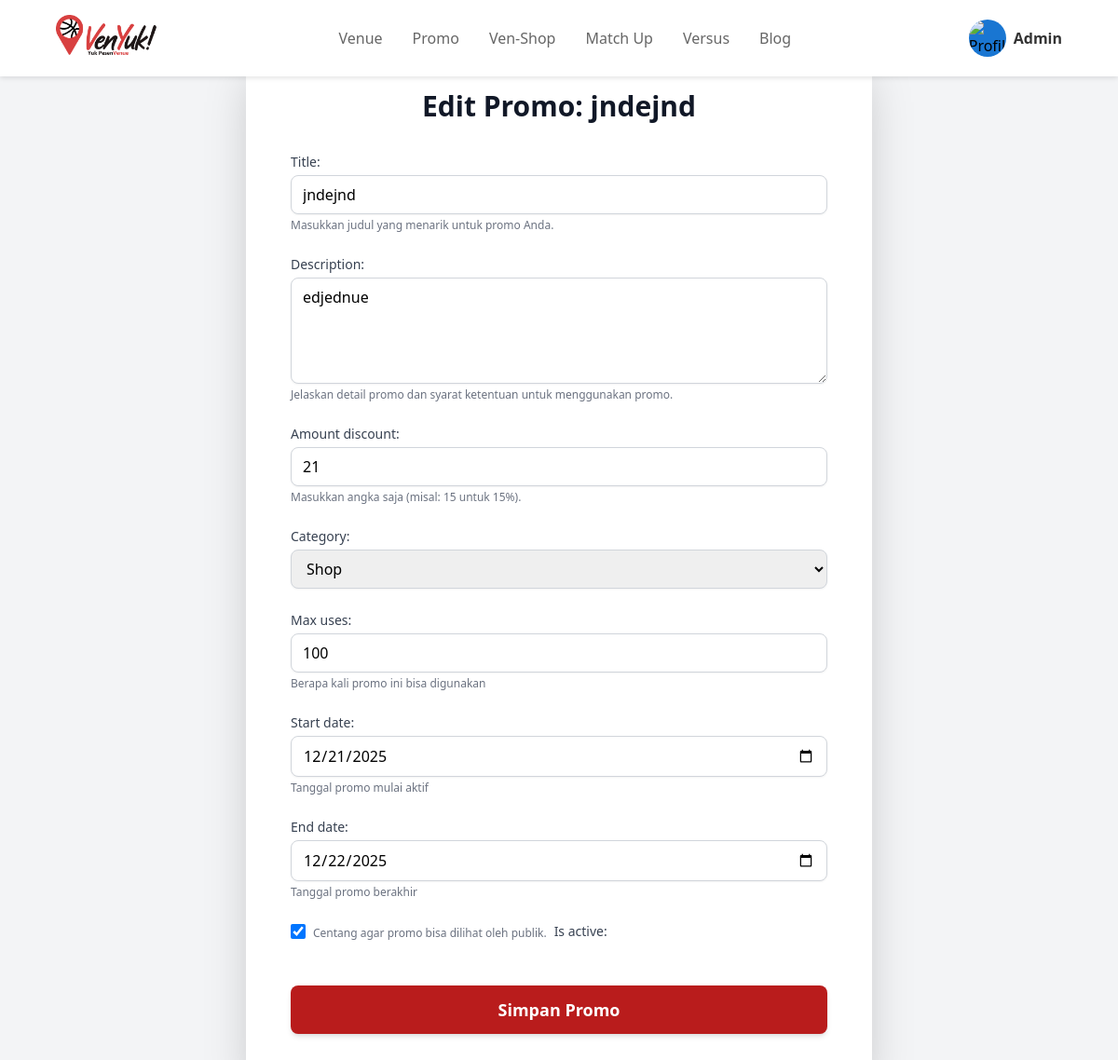
/promo/SHOP20-B91A1A/update/ (signed in), run on the app's committed database.
### promo/models.py (models this page shows, shortened)
class Promo(models.Model):
    CATEGORY_CHOICES = [
        ('shop', 'Shop'),
        ('venue', 'Venue'),
    ]
    title = models.CharField(max_length=200, help_text="Judul promo, cth: Promo Spesial Kemerdekaan")
    description = models.TextField(help_text="Deskripsi lengkap promo")
    amount_discount = models.PositiveSmallIntegerField(help_text="Besar diskon dalam persentase (cth: 20 untuk 20%)")
    code = models.CharField(
        max_length=50,
        unique=True,
        blank=True,
        editable=False,
        help_text="Kode promo unik (dibuat otomatis)"
    )
    category = models.CharField(max_length=10, choices=CATEGORY_CHOICES, default='venue')
    max_uses = models.PositiveIntegerField(default=100, help_text="Berapa kali promo ini bisa digunakan")
    start_date = models.DateField(default=timezone.now, help_text="Tanggal promo mulai aktif")
    end_date = models.DateField(help_text="Tanggal promo berakhir")
    is_active = models.BooleanField(default=True, help_text="Centang jika promo ini aktif dan bisa dilihat publik")
    created_at = models.DateTimeField(auto_now_add=True)
    updated_at = models.DateTimeField(auto_now=True)

### promo/views.py (the view)
# urls.py: path('<str:code>/update/', views.promo_update_view, name='promo_update'),
@admin_required
def promo_update_view(request, code):
    promo_instance = get_object_or_404(Promo, code=code)
    if request.method == 'POST':
        form = PromoForm(request.POST, instance=promo_instance)
        if form.is_valid():
            form.save()
            return redirect('promo:promo_detail', code=promo_instance.code)
    else:
        form = PromoForm(instance=promo_instance)
    context = {
        'page_title': f'Edit Promo: {promo_instance.title}',
        'form': form,
        'promo': promo_instance
    }
    return render(request, 'promo/promo_form.html', context)

### promo/views.py (called while the page is built)
def admin_required(view_func):
    @wraps(view_func)
    def _wrapped_view(request, *args, **kwargs):
        if not request.user.is_authenticated or not request.user.is_staff:
            return redirect('promo:promo_list')
        return view_func(request, *args, **kwargs)
    return _wrapped_view

### promo/templates/promo/promo_form.html (shortened to what this page needs)
{% extends "base.html" %}
{% load static %}
{% block content %}
{% include "navbar.html" %}
<div class="min-h-screen bg-gray-100 py-12">
    <div class="container mx-auto px-4">
        <div class="max-w-2xl mx-auto bg-white p-8 md:p-12 rounded-xl shadow-2xl">
            <h1 class="text-3xl font-bold text-gray-900 mb-8 text-center">
                {{ page_title }}
            </h1>
            <form method="POST" class="space-y-6">
                {{ form.as_p }}
                <div class="pt-6">
                    <button type="submit" class="w-full bg-red-700 text-white py-3 px-6 rounded-lg font-semibold text-lg hover:bg-red-800 transition duration-300 shadow-md focus:outline-none focus:ring-2 focus:ring-red-500 focus:ring-offset-2">
                        Simpan Promo
                    </button>
                </div>
            </form>
        </div>
    </div>
</div>
{% endblock content %}

### templates/navbar.html (shortened to what this page needs)
{% load static %}
<nav class="navbar">
    <a href="/" class="logo">
        <img src="{% static 'images/logo_venyuk.png' %}" alt="Logo Venyuk">
    </a>
    <ul class="nav-links">
        <li><a href="{% url 'venue:home_section' %}">Venue</a></li>
        <li><a href="{% url 'promo:promo_list' %}">Promo</a></li>
        <li><a href="{% url 'ven_shop:show_main' %}">Ven-Shop</a></li>
        <li><a href="{% url 'match_up:show_matches' %}">Match Up</a></li>
        <li><a href="{% url 'versus:list' %}">Versus</a></li>
        <li><a href="{% url 'blog:show_blogmain' %}">Blog</a></li>
    </ul>
    {% if user.is_authenticated %}
        <div class="profile-container">
            <div class="profile-info" id="profile-toggle">
                <img src="{% static 'images/profile_icon.png' %}" alt="Profile" class="profile-icon">
                <span class="nickname">{{ user.username }}</span>
            </div>
        </div>
    {% else %}
        <a href="{% url 'authenticate:login' %}" class="btn-masuk">MASUK</a>
    {% endif %}
</nav>

### templates/navbar.html (style rules this page uses)
.navbar { background-color: white; padding: 1rem 5%; display: flex; justify-content: space-between; align-items: center; box-shadow: 0 2px 5px rgba(0, 0, 0, 0.1); position: fixed; top: 0; left: 0; width: 100%; z-index: 1000; }
.logo { display: flex; align-items: center; height: 50px; }
.logo img { height: 100%; width: auto; object-fit: contain; }
.nav-links { display: flex; gap: 2rem; list-style: none; align-items: center; margin: 0; padding: 0; }
.nav-links a { text-decoration: none; color: #666; transition: color 0.3s; }
.profile-container { position: relative; display: flex; align-items: center; cursor: pointer; }
.profile-info { display: flex; align-items: center; gap: 8px; }
.profile-icon { width: 40px; height: 40px; border-radius: 50%; background-color: #1976D2; object-fit: cover; }
.nickname { font-weight: 600; color: #333; }

### data on the page
Promo: title "jndejnd", description "edjednue", amount_discount "21", category "Shop", max_uses "100", start_date "12/21/2025", end_date "12/22/2025", is_active "☑"

### other printed values
{{ user.username }} "Admin"
{{ page_title }} "Edit Promo: jndejnd"
